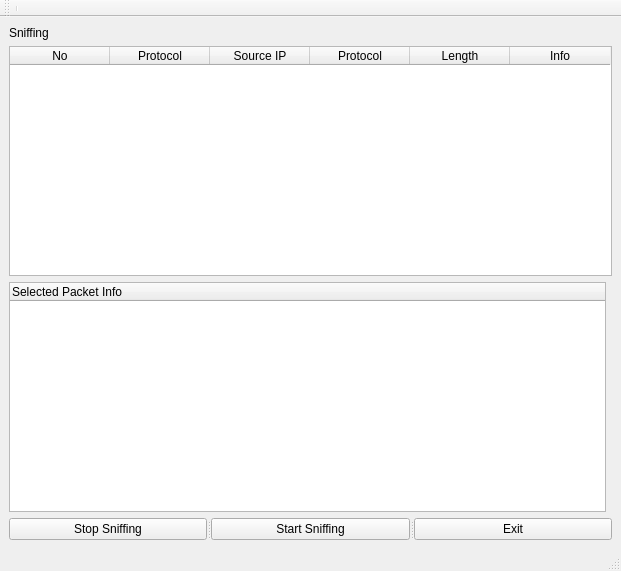
<?xml version="1.0" encoding="UTF-8"?>
<ui version="4.0">
 <class>MainWindow</class>
 <widget class="QMainWindow" name="MainWindow">
  <property name="geometry">
   <rect>
    <x>0</x>
    <y>0</y>
    <width>621</width>
    <height>571</height>
   </rect>
  </property>
  <property name="windowTitle">
   <string>Packets</string>
  </property>
  <widget class="QWidget" name="centralwidget">
   <layout class="QGridLayout" name="gridLayout">
    <item row="0" column="0">
     <widget class="QLabel" name="label">
      <property name="text">
       <string>Sniffing</string>
      </property>
     </widget>
    </item>
    <item row="5" column="0" colspan="2">
     <widget class="QSplitter" name="splitter">
      <property name="orientation">
       <enum>Qt::Horizontal</enum>
      </property>
      <widget class="QPushButton" name="StopSniffing">
       <property name="text">
        <string>Stop Sniffing</string>
       </property>
      </widget>
      <widget class="QPushButton" name="StartButton">
       <property name="text">
        <string>Start Sniffing</string>
       </property>
      </widget>
      <widget class="QPushButton" name="Exit">
       <property name="text">
        <string>Exit</string>
       </property>
      </widget>
     </widget>
    </item>
    <item row="2" column="0">
     <widget class="QTreeWidget" name="PacketTree">
      <column>
       <property name="text">
        <string>Selected Packet Info</string>
       </property>
      </column>
     </widget>
    </item>
    <item row="1" column="0" colspan="2">
     <widget class="QTableWidget" name="PacketTable">
      <column>
       <property name="text">
        <string>No</string>
       </property>
      </column>
      <column>
       <property name="text">
        <string>Protocol</string>
       </property>
      </column>
      <column>
       <property name="text">
        <string>Source IP</string>
       </property>
      </column>
      <column>
       <property name="text">
        <string>Protocol</string>
       </property>
      </column>
      <column>
       <property name="text">
        <string>Length</string>
       </property>
      </column>
      <column>
       <property name="text">
        <string>Info</string>
       </property>
      </column>
     </widget>
    </item>
   </layout>
  </widget>
  <widget class="QToolBar" name="toolBar">
   <property name="windowTitle">
    <string>toolBar</string>
   </property>
   <attribute name="toolBarArea">
    <enum>TopToolBarArea</enum>
   </attribute>
   <attribute name="toolBarBreak">
    <bool>false</bool>
   </attribute>
   <addaction name="separator"/>
  </widget>
  <widget class="QStatusBar" name="statusBar">
   <property name="statusTip">
    <string/>
   </property>
  </widget>
 </widget>
 <resources/>
 <connections>
  <connection>
   <sender>Exit</sender>
   <signal>clicked()</signal>
   <receiver>MainWindow</receiver>
   <slot>close()</slot>
   <hints>
    <hint type="sourcelabel">
     <x>529</x>
     <y>526</y>
    </hint>
    <hint type="destinationlabel">
     <x>310</x>
     <y>285</y>
    </hint>
   </hints>
  </connection>
 </connections>
</ui>
